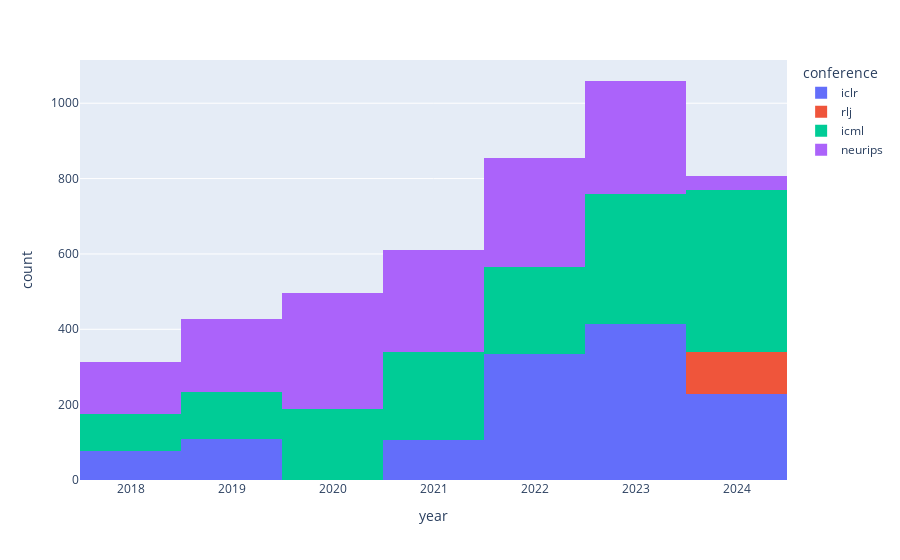

Notebook code for this chart:
### Code cell
# Total at conferences
fig = px.histogram(data, x='year', color='conference')
fig.show()

### Figure 1 — Plotly figure (JSON) as saved in the notebook; plotly's stock layout.template omitted (floating-point values rounded to 4 significant figures; data arrays with more than 128 entries replaced by an {"elided": "..."} marker saying what was removed)
{"data": [{"alignmentgroup": "True", "bingroup": "x", "hovertemplate": "conference=iclr<br>year=%{x}<br>count=%{y}<extra></extra>", "legendgroup": "iclr", "marker": {"color": "#636efa", "pattern": {"shape": ""}}, "name": "iclr", "offsetgroup": "iclr", "orientation": "v", "showlegend": true, "type": "histogram", "x": {"elided": "1270 int values"}, "xaxis": "x", "yaxis": "y"}, {"alignmentgroup": "True", "bingroup": "x", "hovertemplate": "conference=rlj<br>year=%{x}<br>count=%{y}<extra></extra>", "legendgroup": "rlj", "marker": {"color": "#EF553B", "pattern": {"shape": ""}}, "name": "rlj", "offsetgroup": "rlj", "orientation": "v", "showlegend": true, "type": "histogram", "x": [2024, 2024, 2024, 2024, 2024, 2024, 2024, 2024, 2024, 2024, 2024, 2024, 2024, 2024, 2024, 2024, 2024, 2024, 2024, 2024, 2024, 2024, 2024, 2024, 2024, 2024, 2024, 2024, 2024, 2024, 2024, 2024, 2024, 2024, 2024, 2024, 2024, 2024, 2024, 2024, 2024, 2024, 2024, 2024, 2024, 2024, 2024, 2024, 2024, 2024, 2024, 2024, 2024, 2024, 2024, 2024, 2024, 2024, 2024, 2024, 2024, 2024, 2024, 2024, 2024, 2024, 2024, 2024, 2024, 2024, 2024, 2024, 2024, 2024, 2024, 2024, 2024, 2024, 2024, 2024, 2024, 2024, 2024, 2024, 2024, 2024, 2024, 2024, 2024, 2024, 2024, 2024, 2024, 2024, 2024, 2024, 2024, 2024, 2024, 2024, 2024, 2024, 2024, 2024, 2024, 2024, 2024, 2024, 2024, 2024, 2024, 2024, 2024], "xaxis": "x", "yaxis": "y"}, {"alignmentgroup": "True", "bingroup": "x", "hovertemplate": "conference=icml<br>year=%{x}<br>count=%{y}<extra></extra>", "legendgroup": "icml", "marker": {"color": "#00cc96", "pattern": {"shape": ""}}, "name": "icml", "offsetgroup": "icml", "orientation": "v", "showlegend": true, "type": "histogram", "x": {"elided": "1646 int values"}, "xaxis": "x", "yaxis": "y"}, {"alignmentgroup": "True", "bingroup": "x", "hovertemplate": "conference=neurips<br>year=%{x}<br>count=%{y}<extra></extra>", "legendgroup": "neurips", "marker": {"color": "#ab63fa", "pattern": {"shape": ""}}, "name": "neurips", "offsetgroup": "neurips", "orientation": "v", "showlegend": true, "type": "histogram", "x": {"elided": "1542 int values"}, "xaxis": "x", "yaxis": "y"}], "layout": {"barmode": "relative", "legend": {"title": {"text": "conference"}, "tracegroupgap": 0}, "margin": {"t": 60}, "xaxis": {"anchor": "y", "domain": [0, 1], "title": {"text": "year"}}, "yaxis": {"anchor": "x", "domain": [0, 1], "title": {"text": "count"}}}}
